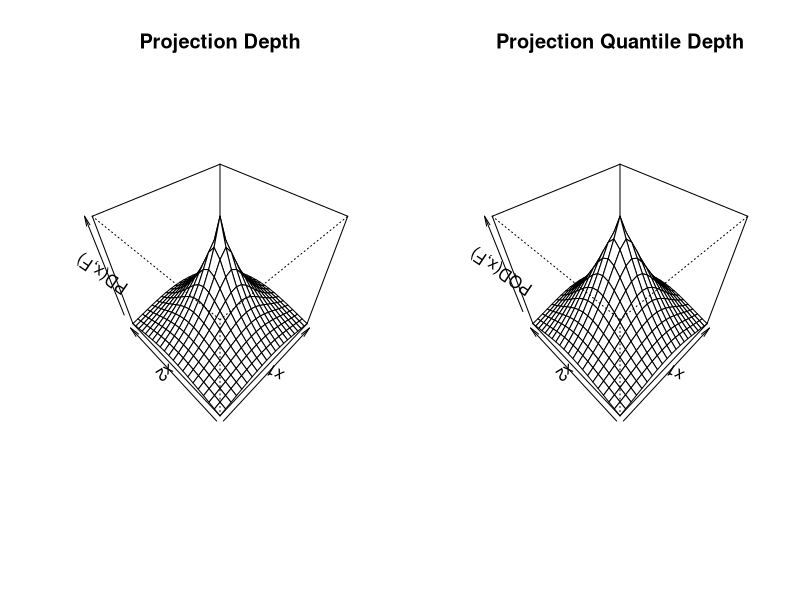
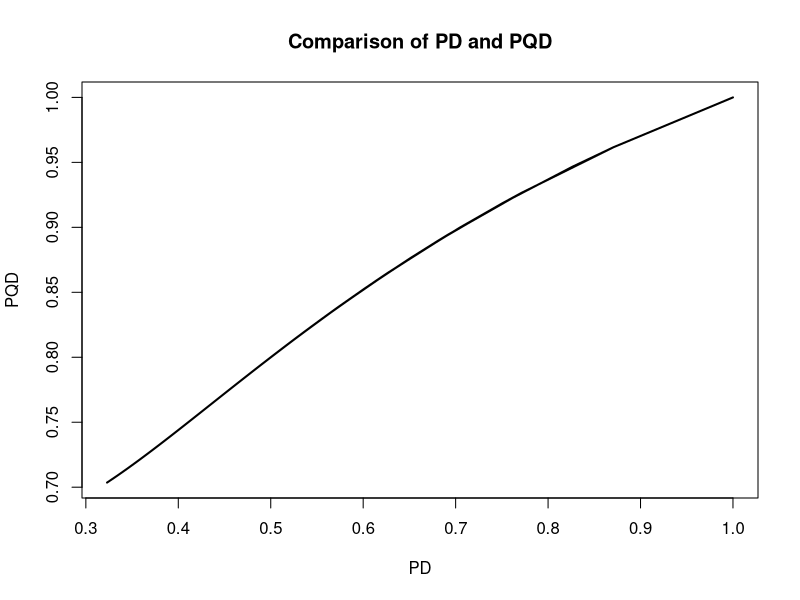
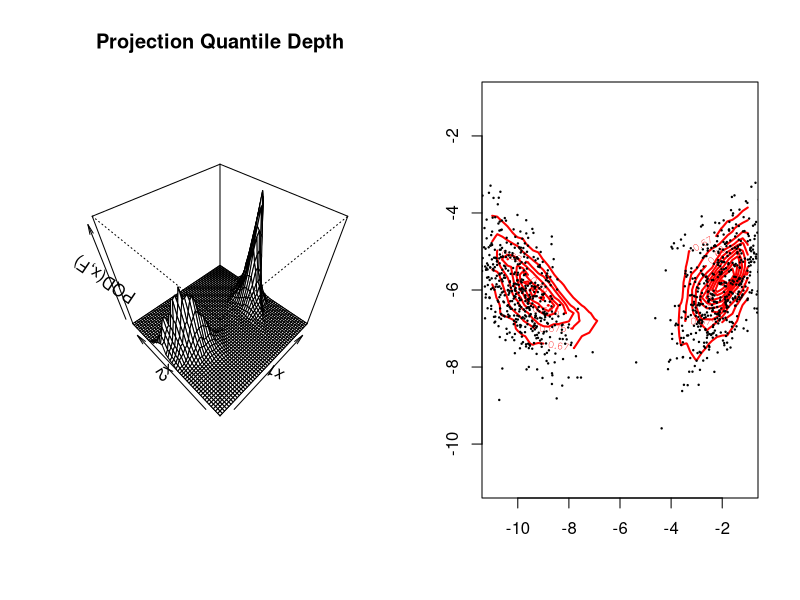
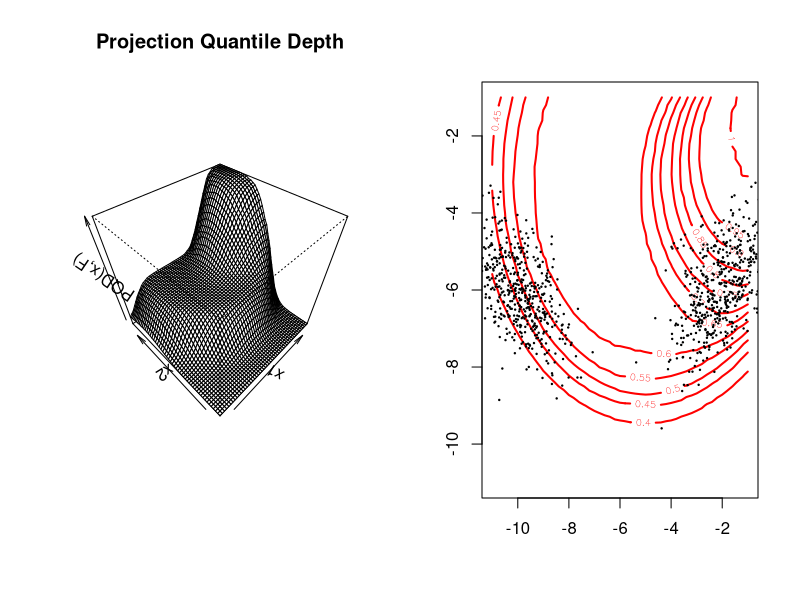

Source code (R) for these figures, in order:
## Initial simulations of Projection quantile depth and comparisions with projection depth

## Functions
## function to generate from multivariate normal
my.mvrnorm = function(n, mu, Sigma){
  p = length(mu)
  # compute square root of covariance matrix
  eo=eigen(Sigma, symmetric=TRUE)
  sigma.sqrt=eo$vec%*%diag(eo$val^0.5)%*%t(eo$vec)
  
  # generate random normals from runif by box-muller transform
  rnorm.vec = sqrt(-2*log(runif(n*p)))*cos(2*pi*runif(n*p))
  
  # generate sample matrix
  sample.matrix = matrix(rep(mu, n), nrow=n, byrow=T) +
    matrix(rnorm.vec, nrow=n, ncol=p)%*%sigma.sqrt
  return(sample.matrix)
}

# define grid of points
pts = seq(-1,1,by=.1)
lengrid = length(pts)
xcoord = rep(pts, rep(lengrid,lengrid))
ycoord = rep(pts, lengrid)
xygrid = cbind(xcoord,ycoord)
rm(xcoord,ycoord)

# Bivariate standard normal
# projection depth
norm.vec = sqrt(xygrid[,1]^2+xygrid[,2]^2)
cN = qnorm(.75)
pd.vec = cN/(cN+norm.vec)
# projection quantile depth
pqd.vec = 2/(1+2*pnorm(norm.vec))

par(mfrow=c(1,2))
persp(pts, pts, matrix(pd.vec, nrow=lengrid, byrow=T),
      main="Projection Depth",
      xlab="x1", ylab="x2", zlab="PD(x,F)",
      theta=-45, phi=45)
persp(pts, pts, matrix(pqd.vec, nrow=lengrid, byrow=T),
      main="Projection Quantile Depth",
      xlab="x1", ylab="x2", zlab="PQD(x,F)",
      theta=-45, phi=45)
par(mfrow=c(1,1))

# comparing PD and PQD
plot(pd.vec, pqd.vec, type="l", lwd=2,
     main="Comparison of PD and PQD", xlab="PD", ylab="PQD")

## Empirically calculate PQD with grid search
# Bivariate normal mixture
sig = matrix(c(1,.5,.5,1), nrow=2)
sig2 = matrix(c(1,-.5,-.5,1), nrow=2)
X1 = my.mvrnorm(500, mu=c(-2,-6), Sigma=sig)
X2 = my.mvrnorm(500, mu=c(-10,-6), Sigma=sig2)
X = rbind(X1,X2)

# define grid of points
pts = seq(-11,-1,by=.2)
lengrid = length(pts)
xcoord = rep(pts, rep(lengrid,lengrid))
ycoord = rep(pts, lengrid)
xygrid = cbind(xcoord,ycoord)
rm(xcoord,ycoord)

# my PQD
sig=1

npt = dim(xygrid)[1]
Fuxu.mat = matrix(0, nrow=npt, ncol=1000)
for(iu in 1:1000){
  u = rnorm(2); u = u/sqrt(sum(u^2))
  Xu = X%*%u
  Xuperp = sqrt(apply(X^2,1,sum) - Xu^2)
  w = 2*dnorm(Xuperp, sd=sig)
  #w = dcauchy(Xuperp, scale=sig)
  uecdf = ecdf(w*Xu)
  xygrid.u = xygrid%*%u
  wu = 2*dnorm(sqrt(apply(xygrid^2,1,sum) - xygrid.u^2), sd=sig)
  #wu = dcauchy(sqrt(apply(xygrid^2,1,sum) - xygrid.u^2), scale=sig)
  Fuxu.mat[,iu] = uecdf(wu*xygrid.u)
}
EPQD.vec = 1/(1+apply(abs(Fuxu.mat-.5), 1, max))

par(mfrow=c(1,2))
persp(pts, pts, matrix(EPQD.vec, nrow=lengrid, byrow=T),
      main="Projection Quantile Depth",
      xlab="x1", ylab="x2", zlab="PQD(x,F)",
      theta=-45, phi=45)

# contour plot
z = contour(pts, pts, matrix(EPQD.vec, nrow=lengrid, byrow=T),
        lwd=2, col="red", nlevels=20)
points(X, pch=19, cex=.2)
par(mfrow=c(1,1))

# kodu da's PQD
npt = dim(xygrid)[1]
Fuxu.vec = rep(0,npt)
for(i in 1:npt){
  iu = xygrid[i,]; norm.iu = sqrt(sum(iu^2))
  if(norm.iu>0){
    uecdf = ecdf(X%*%iu)
    Fuxu.vec[i] = uecdf(xygrid[i,]%*%iu)
  }
  else{
    Fuxu.vec[i] = .5
  }
}
D.vec = exp(-Fuxu.vec)

par(mfrow=c(1,2))
persp(pts, pts, matrix(D.vec, nrow=lengrid, byrow=T),
      main="Projection Quantile Depth",
      xlab="x1", ylab="x2", zlab="PQD(x,F)",
      theta=-45, phi=45)

# contour plot
z = contour(pts, pts, matrix(D.vec, nrow=lengrid, byrow=T),
            lwd=2, col="red", nlevels=20)
points(X, pch=19, cex=.2)
par(mfrow=c(1,1))

